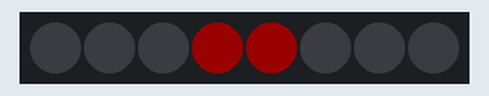
A program run on a simulated Raspberry Pi (BCM pin numbers) with a Blinkt!. On the bench: 8 RGB LEDs in strip order, left to right. Dim RGB values are drawn brighter than linear.

Above: at 0.05 s.
At 0.45 s:
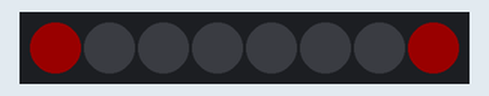
At 0.86 s:
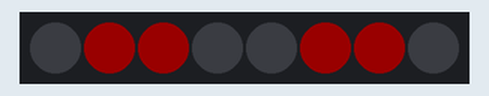
At 1.56 s:
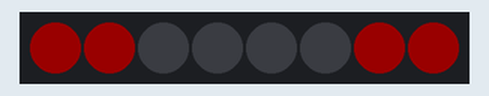
Timing chart, 0 to 40.0 s (numbered marks = the images above):
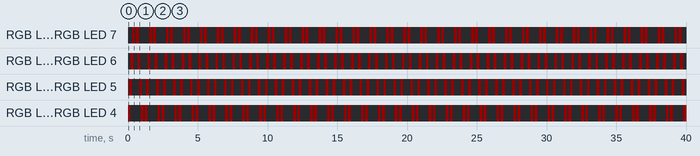

Measured:
- by itself, RGB LED 0, RGB LED 7: repeats every 1.2 s: off 0.10 s, RGB(25, 0, 0) 0.20 s, off 0.71 s, RGB(25, 0, 0) 0.20 s
- by itself, RGB LED 1, RGB LED 6: repeats every 1.2 s: off 0.30 s, RGB(25, 0, 0) 0.20 s, off 0.51 s, RGB(25, 0, 0) 0.20 s
- by itself, RGB LED 2, RGB LED 5: repeats every 1.2 s: off 0.51 s, RGB(25, 0, 0) 0.20 s, off 0.30 s, RGB(25, 0, 0) 0.20 s
- by itself, RGB LED 3, RGB LED 4: repeats every 1.2 s: off 0.71 s, RGB(25, 0, 0) 0.20 s, off 0.10 s, RGB(25, 0, 0) 0.20 s

The program:

cylon.py
```python
# cylon.py
# produce pulsing light sequence inspired by Battlestar Galactica

# import modules
import blinkt
from time import sleep

# define variables
pattern = [[0,0,0,1,1,0,0,0],
           [0,0,1,1,1,1,0,0],
           [0,1,1,0,0,1,1,0],
           [1,1,0,0,0,0,1,1],
           [1,0,0,0,0,0,0,1],
           [0,0,0,0,0,0,0,0],
           [1,0,0,0,0,0,0,1],
           [1,1,0,0,0,0,1,1],
           [0,1,1,0,0,1,1,0],
           [0,0,1,1,1,1,0,0],
           [0,0,0,1,1,0,0,0],
           [0,0,0,0,0,0,0,0]]

# set brightness
blinkt.set_brightness(0.1)

# main loop - run indefinitely
try:
    while True:
        for lines in pattern:
            for i in range(8):
                if lines[i] == 1:
                    blinkt.set_pixel(i, 255, 0, 0)  # turn pixel red
                else:
                    blinkt.set_pixel(i, 0, 0, 0)
            blinkt.show()
            sleep(0.1)

except:
    # clean up if ctrl-c is pressed. Turn all pixels off
    for i in range(8):
        blinkt.set_pixel(i, 0, 0, 0)

    blinkt.show()
```
